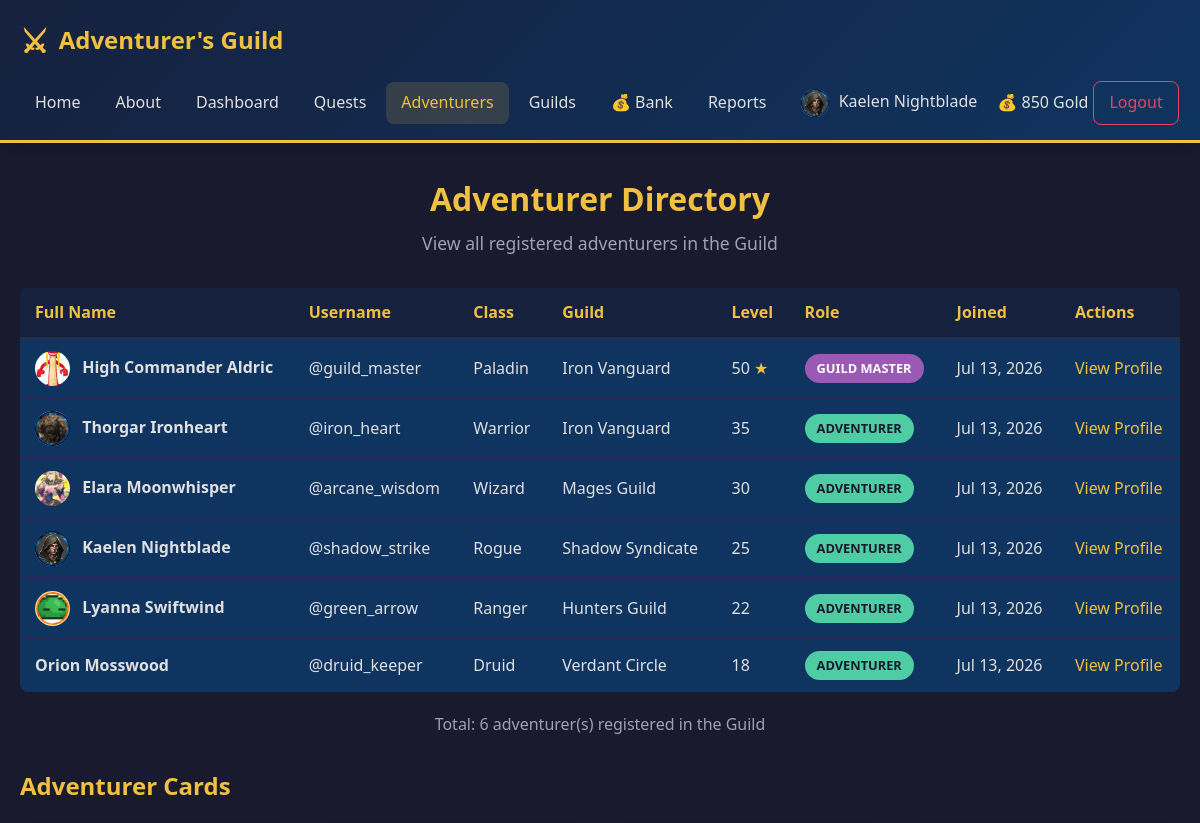
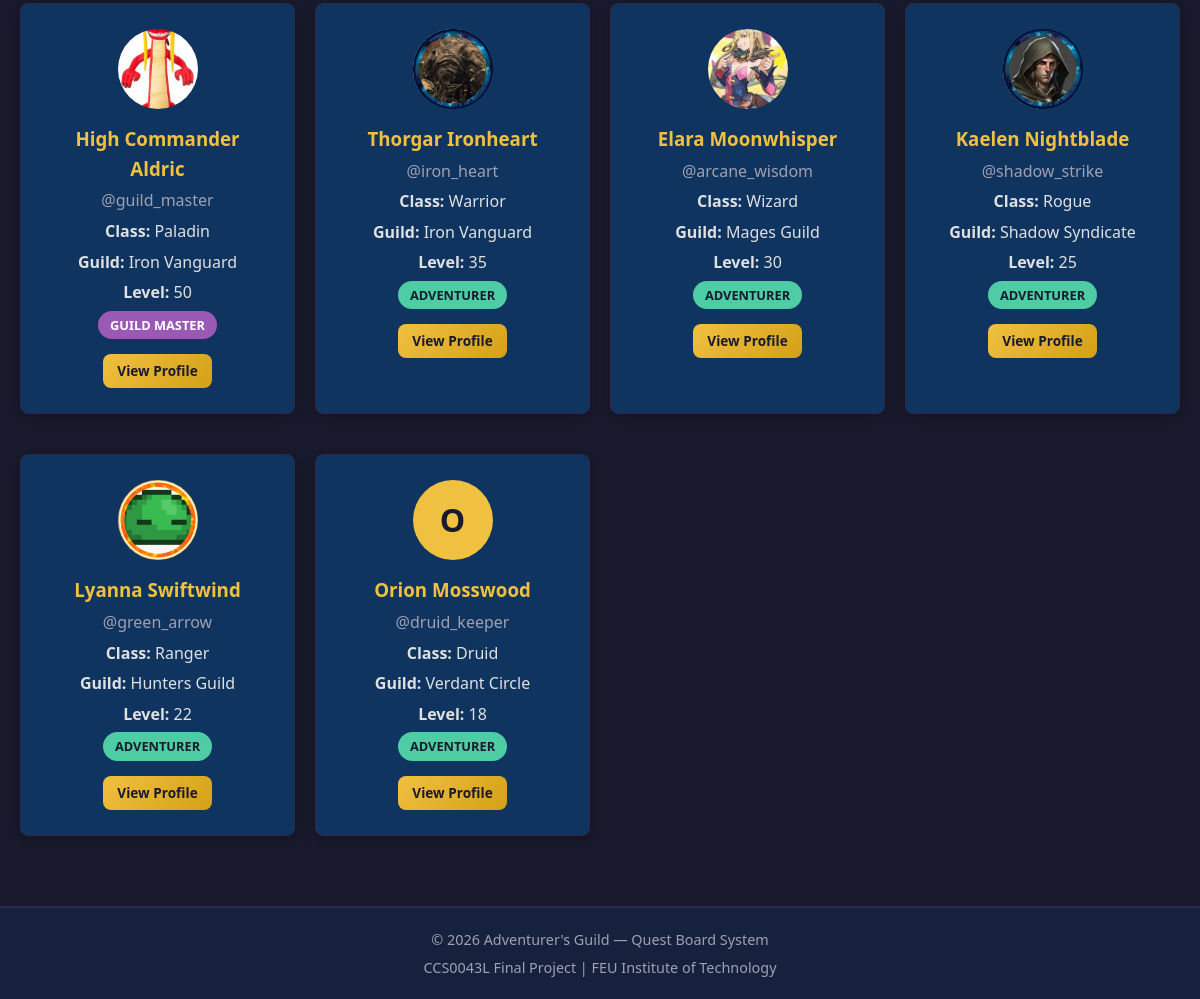
The app's page /adventurers.php (signed in) with its own data (2 pictures, top to bottom).
### tables this page shows
CREATE TABLE IF NOT EXISTS wallets (
    wallet_id INT AUTO_INCREMENT PRIMARY KEY,
    user_id INT NOT NULL UNIQUE,
    balance DECIMAL(12, 2) NOT NULL DEFAULT 100.00,
    created_at TIMESTAMP DEFAULT CURRENT_TIMESTAMP,
    FOREIGN KEY (user_id) REFERENCES users(user_id) ON DELETE CASCADE
);

CREATE TABLE IF NOT EXISTS users (
    user_id INT AUTO_INCREMENT PRIMARY KEY,
    username VARCHAR(50) NOT NULL UNIQUE,
    email VARCHAR(100) NOT NULL UNIQUE,
    password VARCHAR(255) NOT NULL,
    full_name VARCHAR(100) NOT NULL,
    role ENUM('guild_master', 'adventurer') NOT NULL DEFAULT 'adventurer',
    bio TEXT NULL,
    class VARCHAR(50) NULL,
    level INT NOT NULL DEFAULT 1,
    guild_id INT NULL,
    avatar VARCHAR(255) NULL,
    created_at TIMESTAMP DEFAULT CURRENT_TIMESTAMP,
    FOREIGN KEY (guild_id) REFERENCES guilds(guild_id) ON DELETE SET NULL
);

CREATE TABLE IF NOT EXISTS guilds (
    guild_id INT AUTO_INCREMENT PRIMARY KEY,
    guild_name VARCHAR(100) NOT NULL UNIQUE,
    guild_description TEXT NULL,
    guild_color VARCHAR(7) NULL DEFAULT '#c8b061',
    created_at TIMESTAMP DEFAULT CURRENT_TIMESTAMP
);

### includes/functions.php (called while the page is built, shortened)
<?php
function formatDate($dateStr) {
    return date("M d, Y", strtotime($dateStr));
}
function getWalletBalance($conn, $userId) {
    $stmt = $conn->prepare("SELECT balance FROM wallets WHERE user_id = ?");
    $stmt->bind_param("i", $userId);
    $stmt->execute();
    $result = $stmt->get_result();
    $wallet = $result->fetch_assoc();
    return $wallet;
}
function formatGold($amount) {
    return number_format($amount, 0) . " Gold";
}
function getUserAvatar($userId) {
    $avatarDir = UPLOAD_DIR . 'avatars/';
    $files = glob($avatarDir . 'user_' . $userId . '_*');
    if (!empty($files)) {
        return basename($files[0]);
    }
    return null;
}
?>

### adventurers.php (the view, shortened to what this page needs)
<?php
require_once __DIR__ . '/includes/auth_check.php';
require_once __DIR__ . '/includes/functions.php';
$conn = getConnection();
$result = $conn->query("
    SELECT u.*, g.guild_name, g.guild_color
    FROM users u
    LEFT JOIN guilds g ON u.guild_id = g.guild_id
    ORDER BY u.level DESC
");
$adventurers = $result->fetch_all(MYSQLI_ASSOC);
?>
<?php include_once __DIR__ . '/includes/header.php'; ?>
<div class="container">
    <h1 class="page-title">Adventurer Directory</h1>
    <p class="page-subtitle">View all registered adventurers in the Guild</p>
    <?php if (!empty($adventurers)): ?>
        <div class="table-container">
            <table>
                <thead>
                        <tr>
                            <th>Full Name</th>
                            <th>Username</th>
                            <th>Class</th>
                            <th>Guild</th>
                            <th>Level</th>
                        <th>Role</th>
                        <th>Joined</th>
                        <th>Actions</th>
                    </tr>
                </thead>
                <tbody>
                    <?php foreach ($adventurers as $adv): ?>
                        <tr>
                            <td>
                                <?php
                                $advAvatar = getUserAvatar($adv['user_id']);
                                if ($advAvatar):
                                ?>
                                    <img src="uploads/avatars/<?php echo htmlspecialchars($advAvatar); ?>" alt="Avatar" style="width: 35px; height: 35px; border-radius: 50%; object-fit: cover; margin-right: 8px; vertical-align: middle;">
                                <?php endif; ?>
                                <strong><?php echo htmlspecialchars($adv['full_name']); ?></strong>
                            </td>
                            <td>@<?php echo htmlspecialchars($adv['username']); ?></td>
                            <td><?php echo htmlspecialchars($adv['class'] ?? 'Not Set'); ?></td>
                            <td><?php echo $adv['guild_name'] ? htmlspecialchars($adv['guild_name']) : '<em style="color: var(--color-text-muted);">No Guild</em>'; ?></td>
                            <td>
                                <?php
                                $level = intval($adv['level']);
                                echo $level;
                                if ($level >= 50) {
                                    echo ' <span style="color: var(--color-gold);">&#9733;</span>';
                                }
                                ?>
                            </td>
                            <td>
                                <?php
                                if ($adv['role'] === 'guild_master') {
                                    echo '<span class="badge badge-legendary">Guild Master</span>';
                                } else {
                                    echo '<span class="badge badge-easy">Adventurer</span>';
                                }
                                ?>
                            </td>
                            <td><?php echo formatDate($adv['created_at']); ?></td>
                            <td>
                                <a href="profile.php?id=<?php echo $adv['user_id']; ?>" class="action-link">View Profile</a>
                            </td>
                        </tr>
                    <?php endforeach; ?>
                </tbody>
            </table>
        </div>
        <p style="text-align: center; color: var(--color-text-muted); margin-top: 15px;">
            Total: <?php echo count($adventurers); ?> adventurer(s) registered in the Guild
        </p>
    <?php endif; ?>
    <?php if (!empty($adventurers)): ?>
        <h2 style="color: var(--color-gold); margin: 30px 0 20px;">Adventurer Cards</h2>
        <div class="grid-3">
                    <?php foreach ($adventurers as $adv): ?>
                <div class="card" style="text-align: center;">
                    <?php
                    $advAvatar = getUserAvatar($adv['user_id']);
                    ?>
                    <div class="profile-avatar" style="margin: 0 auto 15px; <?php echo $advAvatar ? 'background-image: url(uploads/avatars/' . htmlspecialchars($advAvatar) . '); background-size: cover; background-position: center;' : ''; ?>">
                        <?php if (!$advAvatar): ?>
                            <?php echo strtoupper(substr($adv['full_name'], 0, 1)); ?>
                        <?php endif; ?>
                    </div>
                    <h3 style="color: var(--color-gold); margin-bottom: 5px;"><?php echo htmlspecialchars($adv['full_name']); ?></h3>
                    <p style="color: var(--color-text-muted); margin-bottom: 5px;">@<?php echo htmlspecialchars($adv['username']); ?></p>
                    <p style="margin-bottom: 5px;">
                        <strong>Class:</strong> <?php echo htmlspecialchars($adv['class'] ?? 'Not Set'); ?>
                    </p>
                    <?php if ($adv['guild_name']): ?>
                    <p style="margin-bottom: 5px;">
                        <strong>Guild:</strong> <?php echo htmlspecialchars($adv['guild_name']); ?>
                    </p>
                    <?php endif; ?>
                    <p style="margin-bottom: 5px;">
                        <strong>Level:</strong> <?php echo intval($adv['level']); ?>
                    </p>
                    <p style="margin-bottom: 15px;">
                        <?php
                        if ($adv['role'] === 'guild_master') {
                            echo '<span class="badge badge-legendary">Guild Master</span>';
                        } else {
                            echo '<span class="badge badge-easy">Adventurer</span>';
                        }
                        ?>
                    </p>
                    <a href="profile.php?id=<?php echo $adv['user_id']; ?>" class="btn btn-primary btn-sm">View Profile</a>
                </div>
            <?php endforeach; ?>
        </div>
    <?php endif; ?>
</div>
<?php include_once __DIR__ . '/includes/footer.php'; ?>

### includes/header.php (shortened to what this page needs)
<?php
require_once __DIR__ . '/functions.php';
$isLoggedIn = isset($_SESSION['user_id']);
$walletBalance = null;
if ($isLoggedIn) {
    $conn = getConnection();
    $wallet = getWalletBalance($conn, $_SESSION['user_id']);
    $walletBalance = $wallet['balance'] ?? 0;
}
?>
<!DOCTYPE html>
<html lang="en">
<head>
    <link rel="stylesheet" href="css/style.css">
</head>
<body>
    <header class="main-header">
        <div class="container">
            <div class="header-content">
                <a href="index.php" class="logo">
                    <span class="logo-icon">&#9876;</span>
                    <span class="logo-text">Adventurer's Guild</span>
                </a>
                <nav class="main-nav">
                    <a href="index.php" class="nav-link <?php echo basename($_SERVER['PHP_SELF']) === 'index.php' ? 'active' : ''; ?>">Home</a>
                    <a href="about.php" class="nav-link <?php echo basename($_SERVER['PHP_SELF']) === 'about.php' ? 'active' : ''; ?>">About</a>
                    <?php if ($isLoggedIn): ?>
                        <a href="dashboard.php" class="nav-link <?php echo basename($_SERVER['PHP_SELF']) === 'dashboard.php' ? 'active' : ''; ?>">Dashboard</a>
                        <a href="quests.php" class="nav-link <?php echo basename($_SERVER['PHP_SELF']) === 'quests.php' || basename($_SERVER['PHP_SELF']) === 'quest_add.php' || basename($_SERVER['PHP_SELF']) === 'quest_edit.php' ? 'active' : ''; ?>">Quests</a>
                        <a href="adventurers.php" class="nav-link <?php echo basename($_SERVER['PHP_SELF']) === 'adventurers.php' ? 'active' : ''; ?>">Adventurers</a>
                        <a href="guilds.php" class="nav-link <?php echo basename($_SERVER['PHP_SELF']) === 'guilds.php' || basename($_SERVER['PHP_SELF']) === 'guild_detail.php' ? 'active' : ''; ?>">Guilds</a>
                        <a href="bank.php" class="nav-link <?php echo basename($_SERVER['PHP_SELF']) === 'bank.php' ? 'active' : ''; ?>">&#128176; Bank</a>
                        <a href="reports.php" class="nav-link <?php echo basename($_SERVER['PHP_SELF']) === 'reports.php' ? 'active' : ''; ?>">Reports</a>
                        <?php
                        $userAvatar = getUserAvatar($_SESSION['user_id']);
                        ?>
                        <a href="profile.php" class="nav-link <?php echo basename($_SERVER['PHP_SELF']) === 'profile.php' ? 'active' : ''; ?>">
                            <?php if ($userAvatar): ?>
                                <img src="uploads/avatars/<?php echo htmlspecialchars($userAvatar); ?>" alt="Avatar" style="width: 28px; height: 28px; border-radius: 50%; object-fit: cover; margin-right: 5px; vertical-align: middle;">
                            <?php endif; ?>
                            <?php echo htmlspecialchars($_SESSION['full_name']); ?>
                        </a>
                        <div class="wallet-display" title="Gold Balance">
                            &#128176; <?php echo formatGold($walletBalance); ?>
                        </div>
                        <a href="logout.php" class="nav-link btn-logout">Logout</a>
                    <?php else: ?>
                        <a href="login.php" class="nav-link <?php echo basename($_SERVER['PHP_SELF']) === 'login.php' ? 'active' : ''; ?>">Login</a>
                        <a href="register.php" class="nav-link btn-register <?php echo basename($_SERVER['PHP_SELF']) === 'register.php' ? 'active' : ''; ?>">Register</a>
                    <?php endif; ?>
                </nav>
            </div>
        </div>
    </header>
    <main class="main-content">

### includes/footer.php
</main>
    <footer class="main-footer">
        <div class="container">
            <p>&copy; <?php echo date("Y"); ?> Adventurer's Guild — Quest Board System</p>
            <p class="footer-note">CCS0043L Final Project | FEU Institute of Technology</p>
        </div>
    </footer>
</body>
</html>

### css/style.css (style rules this page uses)
:root { --color-bg: #1a1a2e; --color-bg-secondary: #16213e; --color-bg-card: #0f3460; --color-accent: #e94560; --color-accent-hover: #ff6b81; --color-gold: #f0c040; --color-gold-hover: #ffd166; --color-text: #e0e0e0; --color-text-muted: #a0a0b0; --color-success: #4ecca3; --color-error: #e94560; --color-border: #2a2a4a; --color-badge-easy: #4ecca3; --color-badge-medium: #f0c040; --color-badge-hard: #e94560; --color-badge-legendary: #9b59b6; --font-primary: 'Segoe UI', Tahoma, Geneva, Verdana, sans-serif; --shadow: 0 4px 15px rgba(0, 0, 0, 0.3); --radius: 8px; }
*, *::before, *::after { margin: 0; padding: 0; box-sizing: border-box; }
body { font-family: var(--font-primary); background-color: var(--color-bg); color: var(--color-text); line-height: 1.6; min-height: 100vh; }
a { text-decoration: none; color: var(--color-gold); transition: color 0.3s ease; }
.container { max-width: 1200px; margin: 0 auto; padding: 0 20px; }
.main-header { background: linear-gradient(135deg, var(--color-bg-secondary), var(--color-bg-card)); border-bottom: 3px solid var(--color-gold); padding: 15px 0; position: sticky; top: 0; z-index: 1000; box-shadow: var(--shadow); }
.header-content { display: flex; align-items: center; justify-content: space-between; flex-wrap: wrap; gap: 15px; }
.logo { display: flex; align-items: center; gap: 10px; font-size: 1.5rem; font-weight: bold; color: var(--color-gold); }
.logo-icon { font-size: 2rem; }
.main-nav { display: flex; align-items: center; gap: 5px; flex-wrap: wrap; }
.nav-link { padding: 8px 15px; border-radius: var(--radius); color: var(--color-text); font-weight: 500; transition: all 0.3s ease; white-space: nowrap; }
.nav-link:hover, .nav-link.active { background-color: rgba(240, 192, 64, 0.15); color: var(--color-gold); }
.btn-logout { color: var(--color-error); border: 1px solid var(--color-error); }
.main-content { min-height: calc(100vh - 160px); padding: 30px 0; }
.page-title { font-size: 2rem; color: var(--color-gold); margin-bottom: 5px; text-align: center; }
.page-subtitle { text-align: center; color: var(--color-text-muted); margin-bottom: 30px; font-size: 1.1rem; }
.card { background: var(--color-bg-card); border: 1px solid var(--color-border); border-radius: var(--radius); padding: 25px; margin-bottom: 20px; box-shadow: var(--shadow); transition: transform 0.3s ease, box-shadow 0.3s ease; }
.btn { display: inline-block; padding: 12px 25px; border: none; border-radius: var(--radius); font-size: 1rem; font-weight: 600; cursor: pointer; transition: all 0.3s ease; text-align: center; }
.btn-primary { background: linear-gradient(135deg, var(--color-gold), #d4a017); color: var(--color-bg); }
.btn-sm { padding: 6px 14px; font-size: 0.85rem; }
.table-container { overflow-x: auto; margin-bottom: 20px; }
table { width: 100%; border-collapse: collapse; background: var(--color-bg-card); border-radius: var(--radius); overflow: hidden; }
table th { background: var(--color-bg-secondary); color: var(--color-gold); padding: 12px 15px; text-align: left; font-weight: 600; border-bottom: 2px solid var(--color-border); }
table td { padding: 12px 15px; border-bottom: 1px solid var(--color-border); }
table tr:last-child td { border-bottom: none; }
.badge { display: inline-block; padding: 4px 12px; border-radius: 20px; font-size: 0.8rem; font-weight: 600; text-transform: uppercase; }
.badge-easy { background-color: var(--color-badge-easy); color: var(--color-bg); }
.badge-legendary { background-color: var(--color-badge-legendary); color: #fff; }
.grid-3 { display: grid; grid-template-columns: repeat(auto-fit, minmax(250px, 1fr)); gap: 20px; margin-bottom: 20px; }
.profile-avatar { width: 80px; height: 80px; border-radius: 50%; background: var(--color-gold); display: flex; align-items: center; justify-content: center; font-size: 2rem; color: var(--color-bg); font-weight: bold; }
.main-footer { background: var(--color-bg-secondary); border-top: 2px solid var(--color-border); padding: 20px 0; text-align: center; }
.main-footer p { color: var(--color-text-muted); font-size: 0.9rem; }
.footer-note { margin-top: 5px; font-size: 0.8rem; }
.action-link { color: var(--color-gold); font-weight: 500; }

### records on screen
wallets: balance "850 Gold"
users: shows a picture, full_name "High Commander Aldric", username "guild_master", class "Paladin", guild.guild_name "Iron Vanguard", level "50", role "GUILD MASTER", created_at "Jul 13, 2026"
users: shows a picture, full_name "Thorgar Ironheart", username "iron_heart", class "Warrior", guild.guild_name "Iron Vanguard", level "35", role "ADVENTURER", created_at "Jul 13, 2026"
users: shows a picture, full_name "Elara Moonwhisper", username "arcane_wisdom", class "Wizard", guild.guild_name "Mages Guild", level "30", role "ADVENTURER", created_at "Jul 13, 2026"
users: shows a picture, full_name "Kaelen Nightblade", username "shadow_strike", class "Rogue", guild.guild_name "Shadow Syndicate", level "25", role "ADVENTURER", created_at "Jul 13, 2026"
users: shows a picture, full_name "Lyanna Swiftwind", username "green_arrow", class "Ranger", guild.guild_name "Hunters Guild", level "22", role "ADVENTURER", created_at "Jul 13, 2026"
users: full_name "Orion Mosswood", username "druid_keeper", class "Druid", guild.guild_name "Verdant Circle", level "18", role "ADVENTURER", created_at "Jul 13, 2026", full_name "O"

### other values on screen
$_SESSION['full_name'] "Kaelen Nightblade"
count($adventurers) "6"
